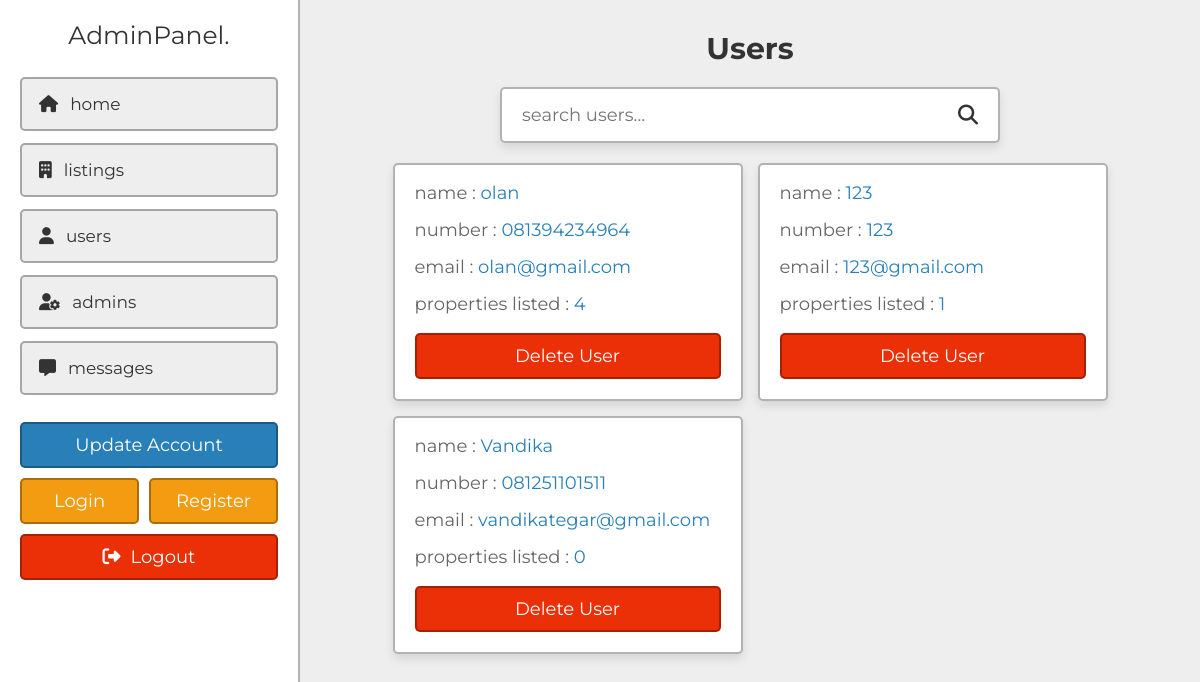
Before: /project/admin/users.php (signed in) with the older database file.
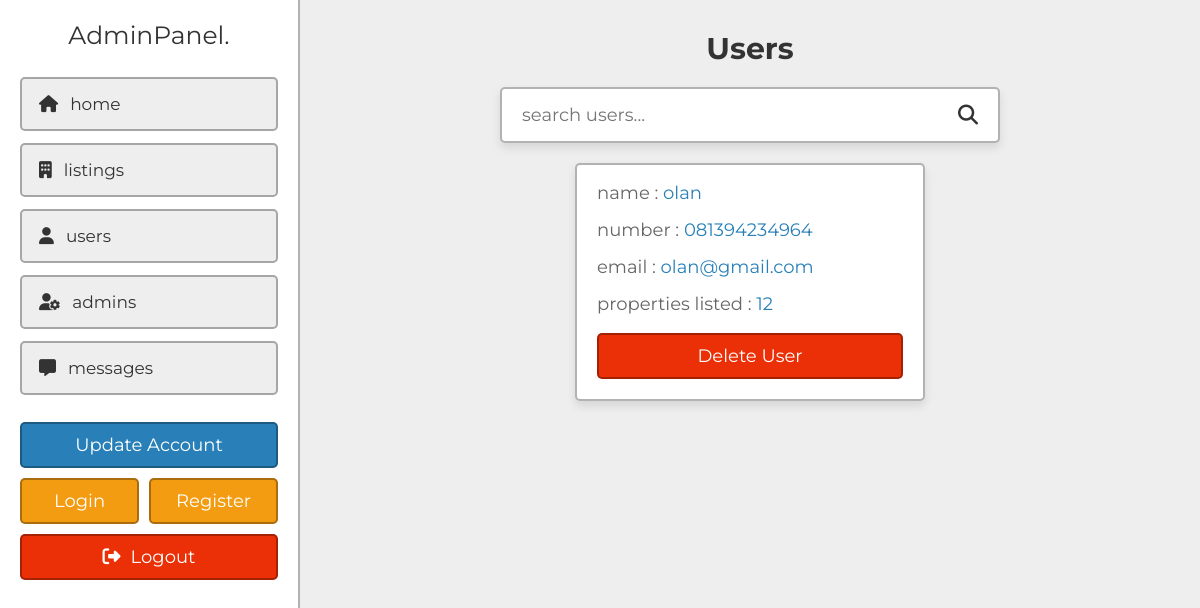
After: the same page with the newer database file.
### tables this page shows
CREATE TABLE `users` (
  `id` int(20) NOT NULL,
  `name` varchar(50) NOT NULL,
  `number` varchar(13) NOT NULL,
  `email` varchar(50) NOT NULL,
  `password` varchar(50) NOT NULL,
  `profile_pic` varchar(255) DEFAULT NULL
);

### project/admin/users.php (the view, shortened to what this page needs)
<?php
include '../components/connect.php';
?>
<!DOCTYPE html>
<html lang="en">
<head>
   <link rel="stylesheet" href="https://cdnjs.cloudflare.com/ajax/libs/font-awesome/6.2.0/css/all.min.css">
   <link rel="stylesheet" href="../css/admin_style.css">
</head>
<body>
<?php include '../components/admin_header.php'; ?>
<section class="grid">
   <h1 class="heading">users</h1>
   <form action="" method="POST" class="search-form">
      <input type="text" name="search_box" placeholder="search users..." maxlength="100" required>
      <button type="submit" class="fas fa-search" name="search_btn"></button>
   </form>
   <div class="box-container">
   <?php
      if(isset($_POST['search_box']) OR isset($_POST['search_btn'])){
         $search_box = $_POST['search_box'];
         $search_box = filter_var($search_box, FILTER_SANITIZE_STRING);
         $select_users = $conn->prepare("SELECT * FROM `users` WHERE name LIKE '%{$search_box}%' OR number LIKE '%{$search_box}%' OR email LIKE '%{$search_box}%'");
         $select_users->execute();
      }else{
         $select_users = $conn->prepare("SELECT * FROM `users`");
         $select_users->execute();
      }
      if($select_users->rowCount() > 0){
         while($fetch_users = $select_users->fetch(PDO::FETCH_ASSOC)){
            $count_product = $conn->prepare("SELECT * FROM `product` WHERE user_id = ?");
            $count_product->execute([$fetch_users['id']]);
            $total_properties = $count_product->rowCount();
   ?>
   <div class="box">
      <p>name : <span><?= $fetch_users['name']; ?></span></p>
      <p>number : <a href="tel:<?= $fetch_users['number']; ?>"><?= $fetch_users['number']; ?></a></p>
      <p>email : <a href="mailto:<?= $fetch_users['email']; ?>"><?= $fetch_users['email']; ?></a></p>
      <p>properties listed : <span><?= $total_properties; ?></span></p>
      <form action="" method="POST">
         <input type="submit" value="delete user" onclick="return confirm('delete this user?');" name="delete" class="delete-btn">
      </form>
   </div>
   <?php
      }
   }elseif(isset($_POST['search_box']) OR isset($_POST['search_btn'])){
      echo '<p class="empty">results not found!</p>';
   }else{
      echo '<p class="empty">no users accounts added yet!</p>';
   }
   ?>
   </div>
</section>
</body>
</html>

Changed rows visible on the page:
removed users: name "123", number "123", email "123@gmail.com", total_properties "1"
removed users: name "Vandika", number "081251101511", email "vandikategar@gmail.com", total_properties "0"
changed users "olan": total_properties "4" → "12"
